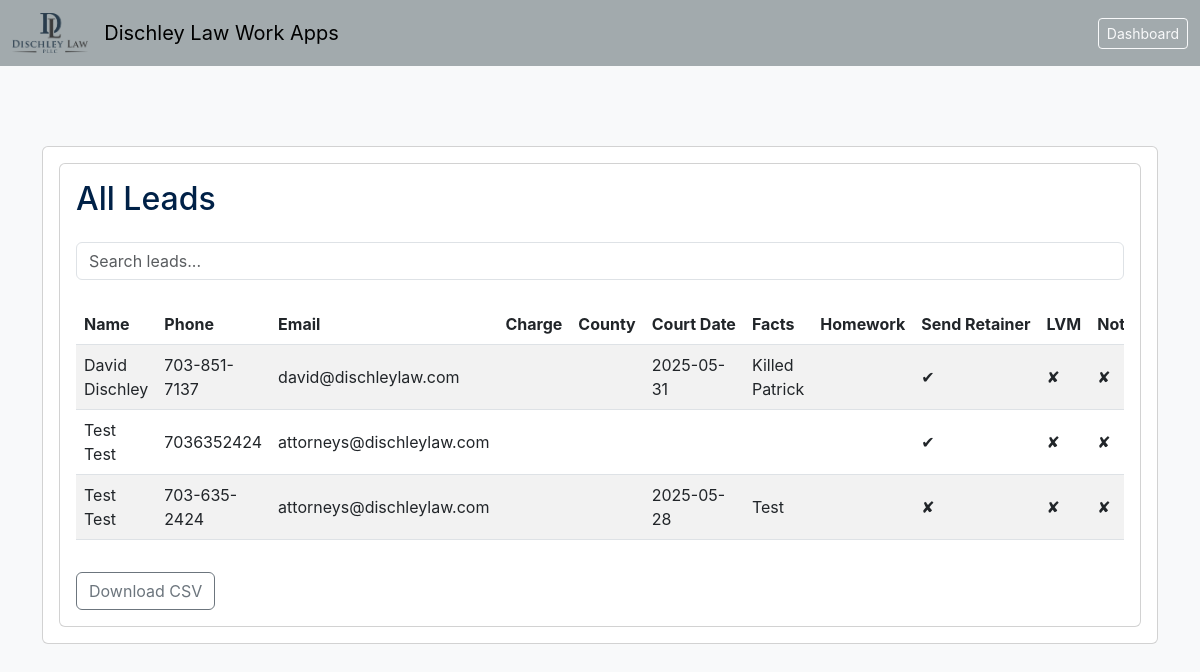
Page /leads on the committed database.
### main.py (models this page shows)
class Lead(db.Model):
    id = db.Column(db.Integer, primary_key=True)
    name = db.Column(db.String(120), nullable=False)
    phone = db.Column(db.String(20))
    email = db.Column(db.String(120))
    court_date = db.Column(db.String(20))
    court_time = db.Column(db.String(20))
    court = db.Column(db.String(200))
    notes = db.Column(db.Text)
    facts = db.Column(db.Text)
    created_at = db.Column(db.DateTime, default=datetime.utcnow)
    send_retainer = db.Column(db.Boolean, default=False)
    retainer_amount = db.Column(db.String(50))
    lvm = db.Column(db.Boolean, default=False)
    not_pc = db.Column(db.Boolean, default=False)
    quote = db.Column(db.String(50), default="")
    lead_source = db.Column(db.String(100))
    case_type = db.Column(db.String(100))
    charges = db.Column(db.Text)
    staff_member = db.Column(db.String(100))
    absence_waiver = db.Column(db.Boolean, default=False)
    homework = db.Column(db.Text, default="")
    attorney = db.Column(db.String(100))
    homework_driving_record = db.Column(db.Boolean, default=False)
    homework_reckless_program = db.Column(db.Boolean, default=False)
    homework_driver_improvement = db.Column(db.Boolean, default=False)
    homework_speedometer = db.Column(db.Boolean, default=False)
    homework_community_service = db.Column(db.Boolean, default=False)
    homework_community_service_hours = db.Column(db.String(20))
    homework_substance_evaluation = db.Column(db.Boolean, default=False)
    homework_asap = db.Column(db.Boolean, default=False)
    homework_shoplifting = db.Column(db.Boolean, default=False)
    homework_medical_conditions = db.Column(db.Boolean, default=False)
    homework_photos = db.Column(db.Boolean, default=False)
    homework_shoplifting_program = db.Column(db.Boolean, default=False)
    homework_military_awards = db.Column(db.Boolean, default=False)
    homework_dd214 = db.Column(db.Boolean, default=False)
    homework_community_involvement = db.Column(db.Boolean, default=False)
    homework_anger_management_courseforcourt = db.Column(db.Boolean, default=False)
    homework_vasap = db.Column(db.Boolean, default=False)
    homework_substance_abuse_treatment = db.Column(db.Boolean, default=False)
    homework_substance_abuse_counseling = db.Column(db.Boolean, default=False)
    homework_transcripts = db.Column(db.Boolean, default=False)
    calling = db.Column(db.Boolean, default=False)
    calling_back = db.Column(db.Boolean, default=False)
    homework_additional = db.Column(db.Boolean, default=False)
    homework_additional_notes = db.Column(db.String(200))
    homework_no_hw = db.Column(db.Boolean, default=False)
    plea_offer = db.Column(db.Text)

### main.py (the view)
@app.route("/leads")
def view_leads():
    leads = Lead.query.order_by(Lead.created_at.desc()).all()
    return render_template("leads.html", leads=leads)

### main.py (called while the page is built)
def register_after_request(app):
    @app.after_request
    def add_no_cache_headers(response):
        response.headers["Cache-Control"] = "no-store, no-cache, must-revalidate, max-age=0"
        response.headers["Pragma"] = "no-cache"
        response.headers["Expires"] = "0"
        return response

### templates/leads.html (shortened to what this page needs)
{% extends "base.html" %}
{% block content %}
<div class="card">
  <div class="card-body">
    <h2 class="mb-4">All Leads</h2>
    <input class="form-control mb-4" id="searchInput" type="text" placeholder="Search leads...">
    <div class="table-responsive">
      <table class="table table-striped table-hover align-middle" id="leadsTable">
        <thead>
          <tr>
            <th class="text-nowrap">Name</th>
            <th class="text-nowrap">Phone</th>
            <th class="text-nowrap">Email</th>
            <th class="text-nowrap">Charge</th>
            <th class="text-nowrap">County</th>
            <th class="text-nowrap">Court Date</th>
            <th class="text-nowrap">Facts</th>
            <th class="text-nowrap">Homework</th>
            <th class="text-nowrap">Send Retainer</th>
            <th class="text-nowrap">LVM</th>
            <th class="text-nowrap">Not a PC</th>
          </tr>
        </thead>
        <tbody>
          {% for lead in leads %}
          <tr>
            <td>{{ lead.name }}</td>
            <td>{{ lead.phone }}</td>
            <td>{{ lead.email }}</td>
            <td>{{ lead.charge }}</td>
            <td>{{ lead.county }}</td>
            <td>{{ lead.court_date }}</td>
            <td>{{ lead.facts }}</td>
            <td>{{ lead.homework }}</td>
            <td>{{ '✔' if lead.send_retainer else '✘' }}</td>
            <td>{{ '✔' if lead.lvm else '✘' }}</td>
            <td>{{ '✔' if lead.not_pc else '✘' }}</td>
          </tr>
          {% endfor %}
        </tbody>
      </table>
    </div>
    <button class="btn btn-outline-secondary mt-3" onclick="downloadCSV()">Download CSV</button>
  </div>
</div>
{% endblock %}

### static/style.css (style rules this page uses)
body { background-color: #f8f9fa; font-family: -apple-system, BlinkMacSystemFont, "Segoe UI", Roboto, "Helvetica Neue", Arial, sans-serif; margin: 0; padding: 0; }
h1, h2, h3, h4 { color: #002147; }

### rows in the picture
Lead: name "David Dischley", phone "703-851-7137", email "david@dischleylaw.com", court_date "2025-05-31", facts "Killed Patrick", send_retainer "✔", lvm "✘", not_pc "✘"
Lead: name "Test Test", phone "7036352424", email "attorneys@dischleylaw.com", send_retainer "✔", lvm "✘", not_pc "✘"
Lead: name "Test Test", phone "703-635-2424", email "attorneys@dischleylaw.com", court_date "2025-05-28", facts "Test", send_retainer "✘", lvm "✘", not_pc "✘"
